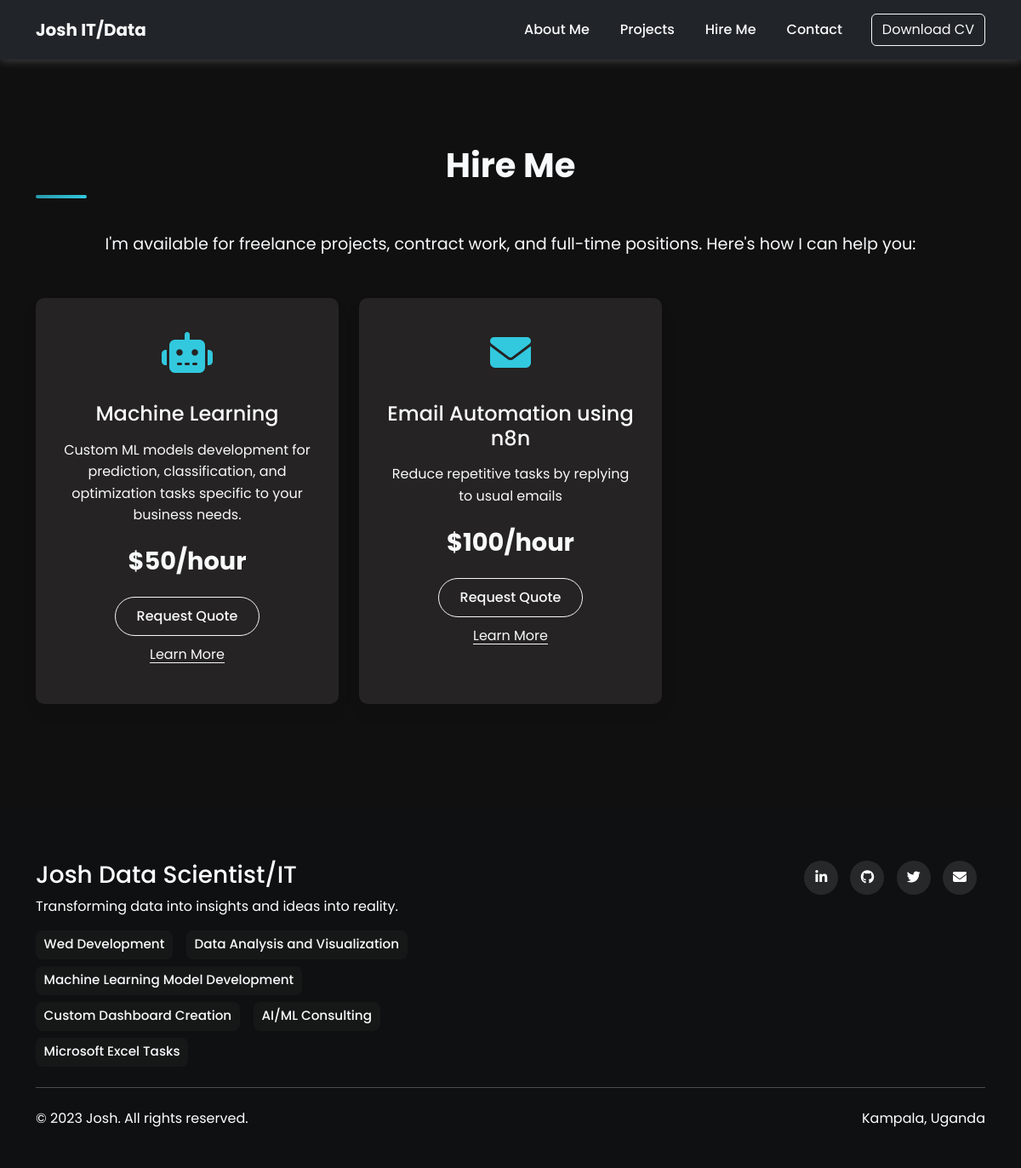
/hire_me, run on the app's committed database.
### aboo/models.py (models this page shows, shortened)
class Service(models.Model):
    title = models.CharField(max_length=200)
    description = models.TextField()
    icon_class = models.CharField(max_length=50, default='fas fa-laptop')
    price = models.CharField(max_length=50, default='$50/hour')
    slug = models.SlugField(max_length=100, null=True, blank=True)
    overview = models.TextField(blank=True,null=True)
    challenges = models.TextField(blank=True, null=True)
    solutions = models.TextField(blank=True, null=True)
    technologies = models.ManyToManyField(Technology, blank=True)
    conclusion = models.TextField(blank=True, null=True)
    image1 = models.ImageField(upload_to='services/', blank=True, null=True)
    image2 = models.ImageField(upload_to='services/', blank=True, null=True)

### aboo/views.py (the view)
# urls.py: path('hire_me', views.hire_me, name='hire_me'),
def hire_me(request):
    services = Service.objects.all()
    return render(request, 'aboo/hire.html', {'services':services})

### templates/aboo/hire.html
{% extends 'aboo/base.html' %}
{% block content %}
<section class="hire-section">
    <div class="container">
        <h2 class="section-title text-center">Hire Me</h2>
        <p class="freelance text-center mb-5">I'm available for freelance projects, contract work, and full-time positions. Here's how I can help you:</p>
        {% include 'aboo/_hire_card.html' with services=services %}
    </div>
</section>
{% endblock %}

### templates/aboo/_hire_card.html
<div class="row">
    {% for service in services %}
    <div class="col-md-4 mb-4">
        <div class="hire-option">
            <div class="hire-icon">
                <i class="{{ service.icon_class }}"></i>
            </div>
            <h3>{{ service.title }}</h3>
            <p>{{ service.description }}</p>
            <div class="price">{{ service.price }}</div>
            <a href="{% url 'home' %}#contact" class="btn btn-outline-primary">Request Quote</a>
            <div class="mb-3 learn-more">
                <a href="{% url 'learn_more' service.id %}" class="link-light link-offset-2 link-underline-opacity-100-hover">Learn More</a>
            </div>
        </div>
    </div>
    {% endfor %}
</div>

### staticfiles/css/styles.css (style rules this page uses)
:root { --primary-color: #4e57d4; --secondary-color: #32c8de; --dark-color: #0e1011; --light-color: #f8f9fa; --success-color: #28a745; --warning-color: #880e0e; --grey-color: #2c313c; }
body { font-family: 'Poppins', sans-serif; color: #333; scroll-behavior: smooth; }
.btn-outline-primary { color: var(--light-color); border-color: var(--light-color); padding: 10px 25px; border-radius: 30px; font-weight: 500; transition: all 0.3s; }
.section-title { position: relative; font-size: 2.5rem; font-weight: 700; margin-bottom: 40px; color: var(--dark-color); position: relative; padding-bottom: 15px; }
.section-title:after { content: ''; position: absolute; bottom: 0; left: 0; width: 60px; height: 4px; background: linear-gradient(to right, var(--dark-color), var(--secondary-color)); border-radius: 2px; background-size: 400% 100%; background-position: 100% 0; transition: background-position 2s ease-out; }
.about-section, .skills-section, .projects-section, .hire-section, .contact-section { padding: 100px 0; }
.about-section h2, .skills-section h2, .projects-section h2, .hire-section h2, .contact-section h2 { color: var(--light-color); }
.hire-section { background: linear-gradient(135deg, #101011 0%, #101011 75%); }
.hire-section p.text-center { color: var(--light-color) !important; font-size: 1.2rem !important; }
.hire-option { background: rgb(37, 35, 35); padding: 30px; border-radius: 10px; box-shadow: 0 10px 20px rgba(0,0,0,0.05); transition: all 0.3s; height: 100%; text-align: center; }
.hire-icon { font-size: 3rem; color: var(--secondary-color); margin-bottom: 20px; }
.hire-option h3 { font-size: 1.5rem; margin-bottom: 15px; color: var(--light-color); }
.hire-option p { color: var(--light-color); line-height: 1.6; margin-bottom: 20px; }
.hire-option .price { font-size: 1.8rem; font-weight: 700; color: var(--light-color); margin-bottom: 20px; }
.learn-more { margin-top: 10px; color: var(--light-color); font-weight: 0.5rem; }

### data on the page
Service: title "Machine Learning", description "Custom ML models development for prediction, classification, and optimization tasks specific to your business needs.", price "$50/hour"
Service: title "Email Automation using n8n", description "Reduce repetitive tasks by replying to usual emails", price "$100/hour"
